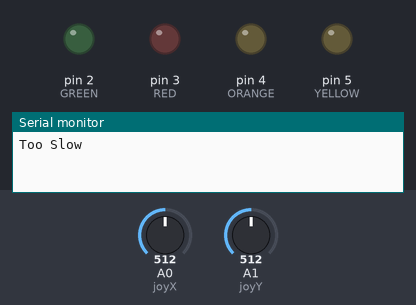
A sketch run on a simulated Arduino Uno, built with avr-gcc and run on an emulated ATmega328P. On the bench: output pins drawn as LEDs (lit = HIGH), the last lines printed to the serial monitor. Dashed ring = blinking. The test bench sets the inputs (shaded band); at power-on: A0 (joyX) = 512, A1 (joyY) = 512. Random numbers use the default seed unless the sketch sets one.

Above: at 1.2 s.
1.3 s: A0 (joyX) set to 890
4.0 s: A0 (joyX) set to 870
At 4.75 s:
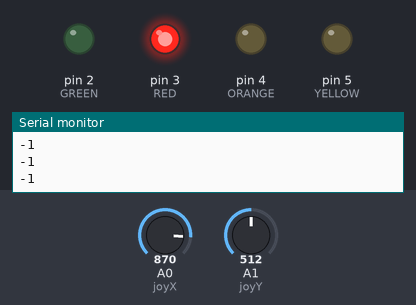
7.0 s: A0 (joyX) set to 900
8.5 s: A0 (joyX) set to 716
At 8.9 s:
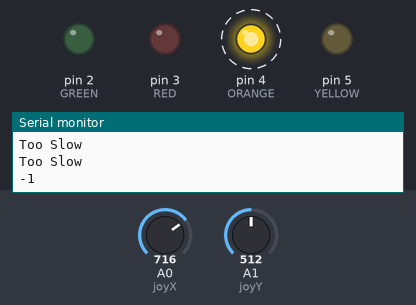
Timing chart, 0 to 12.5 s (numbered marks = the images above; inputs shaded):
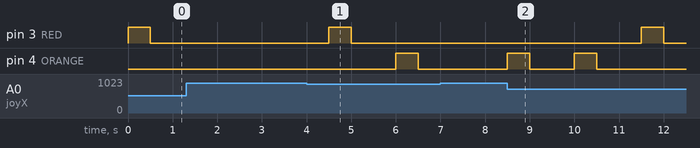

Measured:
- after the input at 4.0 s, pin 3 (RED): LOW → HIGH after 0.50 s, → LOW 0.50 s later; pin 4 (ORANGE): LOW → HIGH after 2.0 s, → LOW 0.50 s later
- after the input at 8.5 s, pin 3 (RED): LOW → HIGH after 3.0 s, → LOW 0.50 s later; pin 4 (ORANGE): alternates HIGH for 0.50 s and LOW for 1.0 s, 4 changes in all, then stays LOW, starting at once

The sketch:

game.ino
```cpp
#define joyX A0
#define joyY A1
#define YELLOW 5
#define ORANGE 4
#define RED 3
#define GREEN 2


int score=0;
int round_of_play =0 ;

void setup() {
    Serial.begin(9600);
    pinMode(YELLOW , OUTPUT);
    pinMode(ORANGE , OUTPUT);
    pinMode(RED , OUTPUT);
    pinMode(GREEN , OUTPUT);
}

int check_joy_arrow(int yValue , int xValue){
    if (yValue > 880 ){
      return YELLOW;
    }
    else if (xValue > 880){
      return ORANGE;
    }
    else if (yValue < 100){
      return RED;
    }
    else if (xValue < 100 ){
      return GREEN ;
    }
    return 0;
}

void loop() {
  if (round_of_play < 10){
    int my_lamp = random ( 2, 5);
    digitalWrite(my_lamp , HIGH);
    int arrow = 0;
    int lightTime = millis ();
    bool is_arrow_press = 0;
    while (millis() - lightTime < 500 ){
      int yValue = analogRead(joyX);
      int xValue = analogRead(joyY);
      arrow = check_joy_arrow(yValue , xValue);
      if (arrow != 0){
        is_arrow_press = 1;
      }
      if (arrow == my_lamp){
        score ++ ;
        Serial.println("+1");
        round_of_play ++;
      }
      else if (arrow != my_lamp && arrow != 0){
        Serial.println("-1");
        round_of_play ++;
      }
      if (arrow != 0 ){
        break;
      }
    }
      if (arrow == 0){
      Serial.println("Too Slow");
      round_of_play ++;
    }
    digitalWrite(my_lamp , LOW);
    delay(1000); }
    else{
    Serial.print("score: ");
    Serial.println(score);
    delay(10000);
    exit(1);}


}
```
